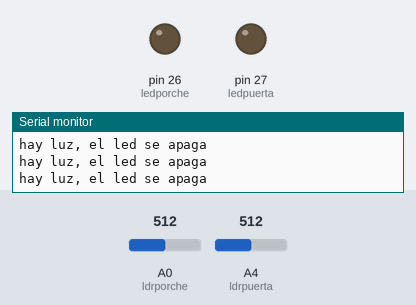
A sketch run on a simulated Arduino Mega 2560, built with avr-gcc and run on an emulated ATmega2560. On the bench: output pins drawn as LEDs (lit = HIGH), the last lines printed to the serial monitor. The inputs (shaded band) are chosen by the test bench; at power-on: A0 (ldrporche) = 512, A4 (ldrpuerta) = 512.

Above: at 4.8 s.
4.9 s: A0 (ldrporche) set to 164
9.9 s: A0 (ldrporche) set to 134
At 13.2 s:
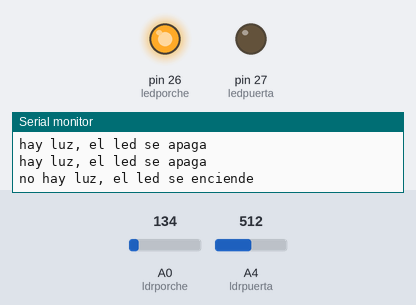
14.9 s: A4 (ldrpuerta) set to 166
19.9 s: A4 (ldrpuerta) set to 144
At 23.2 s:
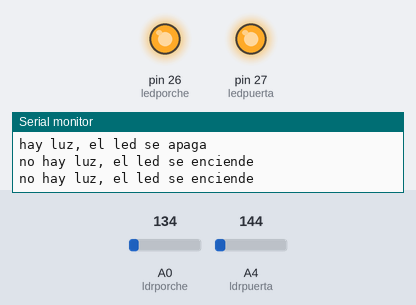
24.9 s: A0 (ldrporche) set to 160
At 29.1 s:
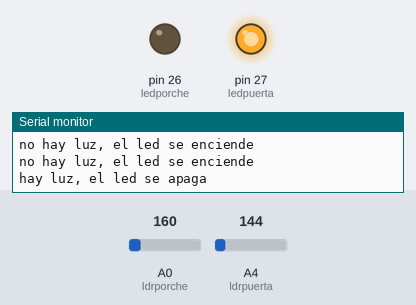
29.9 s: A0 (ldrporche) set to 140
At 33.3 s:
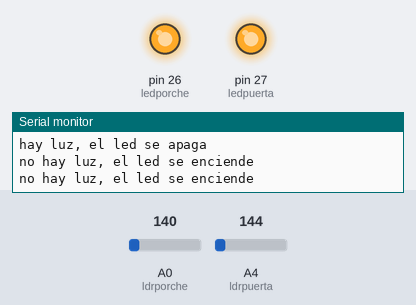
Timing chart, 0 to 34.8 s (numbered marks = the images above; inputs shaded):
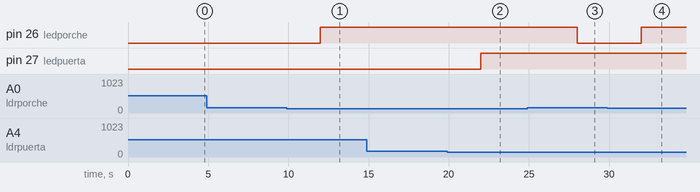

The sketch:

sensor_de_luz.ino
```cpp
//SENSOR PORCHE
const int ledporche = 26; // el pin donde ponemos el led
const int ldrporche = A0; // el pin donde ponemos el LDR

//SENSOR PUERTA
const int ledpuerta = 27; // el pin donde ponemos el led
const int ldrpuerta = A4; // el pin donde ponemos el LDR

void setup() {
  // CONFIGURACIÓN
  Serial.begin(9600);
  //PORCHE
  pinMode(ledporche, OUTPUT);//le decimos que el led pin 26 será de salida
  pinMode(ldrporche, INPUT);//le decimos que el LDR pin A0 será de entrada

  //PUERTA
  pinMode(ledpuerta, OUTPUT);//le decimos que el led pin 27 será de salida
  pinMode(ldrpuerta, INPUT);//le decimos que el LDR pin A1 será de entrada

}

void sensor_porche(){
  //CODIGO PRINCIPAL
  int ldrStatus = analogRead(ldrporche);//lee el valor del LDR

  if (ldrStatus <=150){
    digitalWrite(ledporche, HIGH);// el led se enciende
    Serial.println("no hay luz, el led se enciende");
    delay(2000);
  }

  else {

    digitalWrite(ledporche, LOW);//led se apaga
    Serial.println("hay luz, el led se apaga");
    delay(2000);
  }
}

void sensor_puerta(){
  //CODIGO PRINCIPAL
  int ldrStatus = analogRead(ldrpuerta);//lee el valor del LDR

  if (ldrStatus <=150){
    digitalWrite(ledpuerta, HIGH);// el led se enciende
    Serial.println("no hay luz, el led se enciende");
    delay(2000);
  }

  else {

    digitalWrite(ledpuerta, LOW);//led se apaga
    Serial.println("hay luz, el led se apaga");
    delay(2000);
  }
}
void loop() {
  sensor_porche();
  sensor_puerta();

}
```

Measured:
- the behaviour switches between 151 and 150 on A0 (ldrporche) (found by bisection; images 0 and 1)
- the behaviour switches between 151 and 150 on A4 (ldrpuerta) (found by bisection; images 1 and 2)
- after the input at 9.9 s, pin 26 (ledporche): LOW → HIGH after 2.1 s
- after the input at 19.9 s, pin 27 (ledpuerta): LOW → HIGH after 2.1 s
- after the input at 24.9 s, pin 26 (ledporche): HIGH → LOW after 3.1 s
- after the input at 29.9 s, pin 26 (ledporche): LOW → HIGH after 2.1 s
